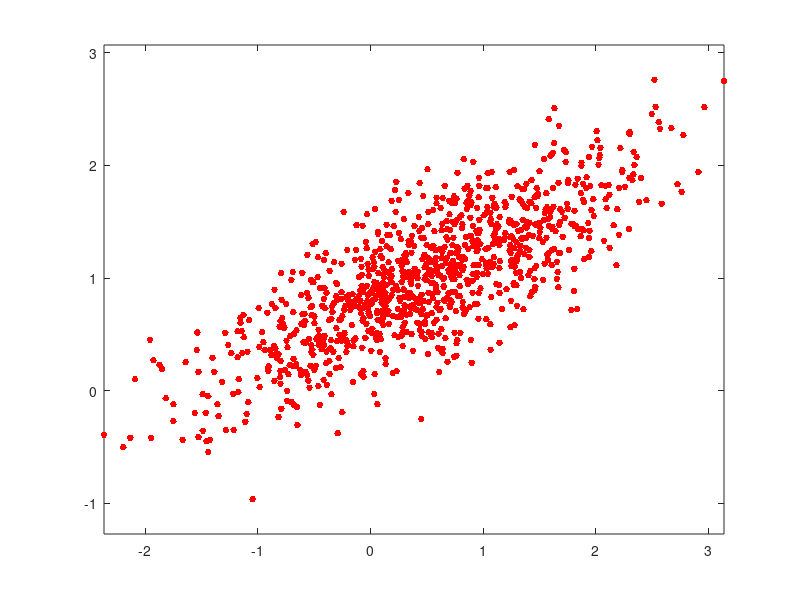

This figure's MATLAB source:
%%
% Generate mixtures of Gaussian distributions


rot = @(t)[cos(t) sin(t);-sin(t) cos(t)];
cov = @(t,s)rot(-t)*diag(s)*rot(t);

% m=mean, C=cov
randncov = @(m,C,N)sqrtm(C)*randn(2,N)+repmat(m(:),[1 N]);
gaussian = @(m,C,X)1/sqrt(det(C))*exp( inv(C) );

C = cov(.5,[1 .1]);
m = [.5 1];
N = 1000;
X = randncov(m,C,N);

ms = 15;

clf;
plot(X(1,:), X(2,:), '.', 'MarkerSize', ms, 'color', [1 0 0]);
axis equal;